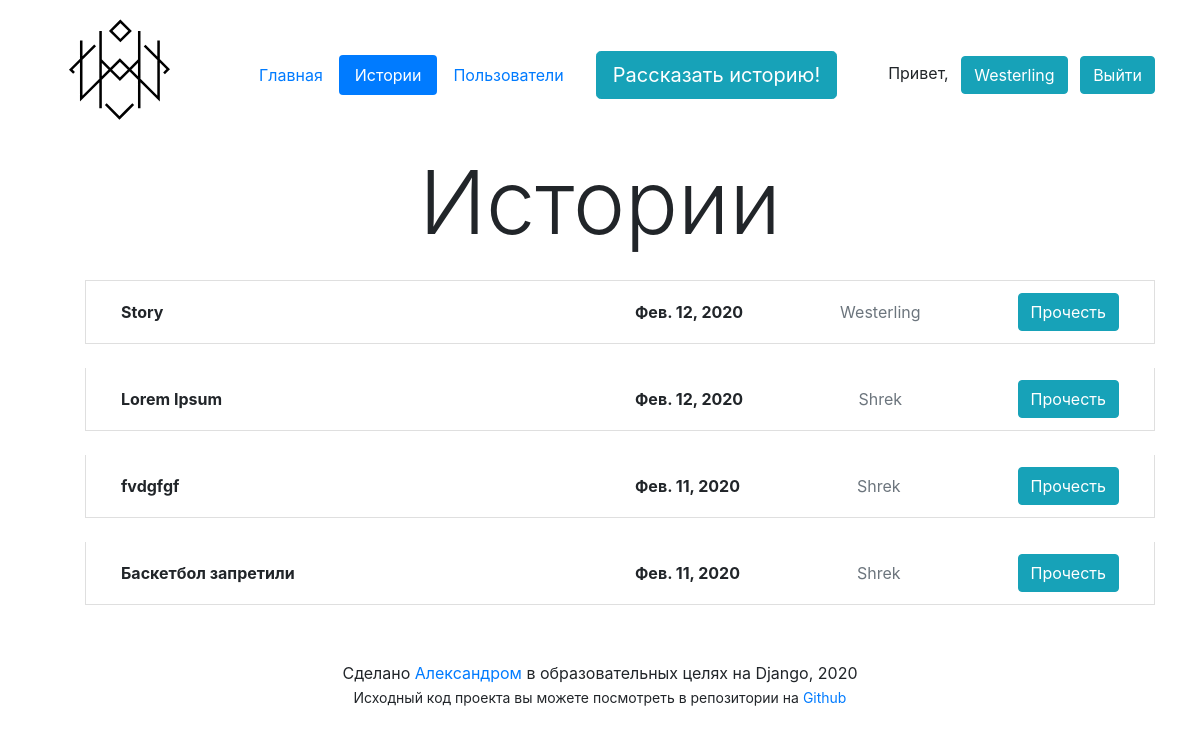
/stories/ (signed in), run on the app's committed database.
### app/models.py (models this page shows, shortened)
class Story(models.Model):
    author = models.ForeignKey(User, verbose_name='Автор', on_delete=models.CASCADE)
    title = models.CharField('Заголовок', max_length=100)
    as_md = models.BooleanField('Использовать Markdown', default=False)
    text = models.TextField('Текст', default='')
    html_text = models.TextField('Обработанный текст', editable=False, default='')
    creation_date = models.DateTimeField('Дата создания', auto_now_add=True)
    edit_date = models.DateTimeField('Дата редактирования', auto_now=True)
    publication_date = models.DateTimeField('Дата публикации', default=timezone.now())
    published = models.BooleanField('Опубликована', default=True)
    slug = models.SlugField('slug', default='', editable=False)
    class Meta:
        verbose_name = 'История'
        verbose_name_plural = 'Истории'
        ordering = ['-publication_date']

### app/views.py (the view)
# urls.py: path('stories/', StoriesListView.as_view(), name='stories'),
class StoriesListView(LoginRequiredMixin, ListView):
    login_url = 'sign_in'
    model = Story
    template_name = 'stories.html'
    context_object_name = 'stories_list'
    def get_queryset(self):
        return Story.objects.filter(published=True)

### app/templatetags/app_tags.py (called while the page is built)
@register.inclusion_tag('layout/base_tag.html', takes_context=True)
def nav(context, template='nav.html', page=None):
    return {'context': context, 'template': template, 'page': page}

### templates/stories.html (shortened to what this page needs)
{% extends 'layout/base.html' %}
{% load app_tags %}
{% block nav %}
    {% nav page='stories' %}
{% endblock %}
{% block h1 %}
    Истории
{% endblock %}
{% block content %}
    <ul>
        {% for story in stories_list %}
            <li class="list-group-item mt-4">
                <div class="d-flex align-items-center">
                    <b class="col-6">{{ story.title }}</b>
                    <div class="col-6 row no-gutters justify-content-between align-items-center">
                        <b>{{ story.creation_date.date }}</b>
                        <span class="text-muted">{{ story.author }}</span>
                        <a class="btn btn-info" href="{% url 'story' story.pk story.slug %}">Прочесть</a>
                    </div>
                </div>
            </li>
        {% endfor %}
    </ul>
{% endblock %}

### templates/layout/base.html (shortened to what this page needs)
{% load bootstrap4 %}
{% load static %}
{% load app_tags %}
<!DOCTYPE html>
<html lang="ru">
<head>
    {% bootstrap_css %}
</head>
<body>
    <div class="container">
        <header class="row no-gutters align-items-center">
            <div class="">
                <img src="{% static 'app/logo.svg' %}" width="150" height="150" alt="Logo">
            </div>
            {% block nav %}{% endblock %}
            {% if user.is_authenticated or request.resolver_match.url_name != 'index' %}
            <div class="align-items-center">
                {% if user.is_authenticated %}
                <span class="mr-2">Привет,</span>
                <a href="{% url 'profile' user.username %}" class="btn btn-info mr-2">{{ user }}</a>
                <a href="{% url 'sign_out' %}" class="btn btn-info">Выйти</a>
                {% else %}
                <a href="{% url 'sign_up' %}" class="btn btn-info mr-2">Зарегистрироваться</a>
                <a href="{% url 'sign_in' %}" class="btn btn-info">Войти</a>
                {% endif %}
            </div>
        {% endif %}
        </header>
        <main class="pb-3 height-100">
            <h1 class="display-2 text-center mb-4 position-relative">{% block h1 %}{% endblock %}</h1>
            {% block content %}{% endblock %}
        </main>
        <footer class="pt-4 pb-4 text-center">
            <div>Сделано <a href="https://westerling13.github.io/">Александром</a> в образовательных целях на Django, 2020</div>
            <small>Исходный код проекта вы можете посмотреть в репозитории на <a href="https://github.com/Westerling13/social_project">Github</a></small>
        </footer>
    </div>
</body>
</html>

### data on the page
Story: title "Story", creation_date "Фев. 12, 2020", author "Westerling"
Story: title "Lorem Ipsum", creation_date "Фев. 12, 2020", author "Shrek"
Story: title "fvdgfgf", creation_date "Фев. 11, 2020", author "Shrek"
Story: title "Баскетбол запретили", creation_date "Фев. 11, 2020", author "Shrek"

### other printed values
{{ user }} "Westerling"
